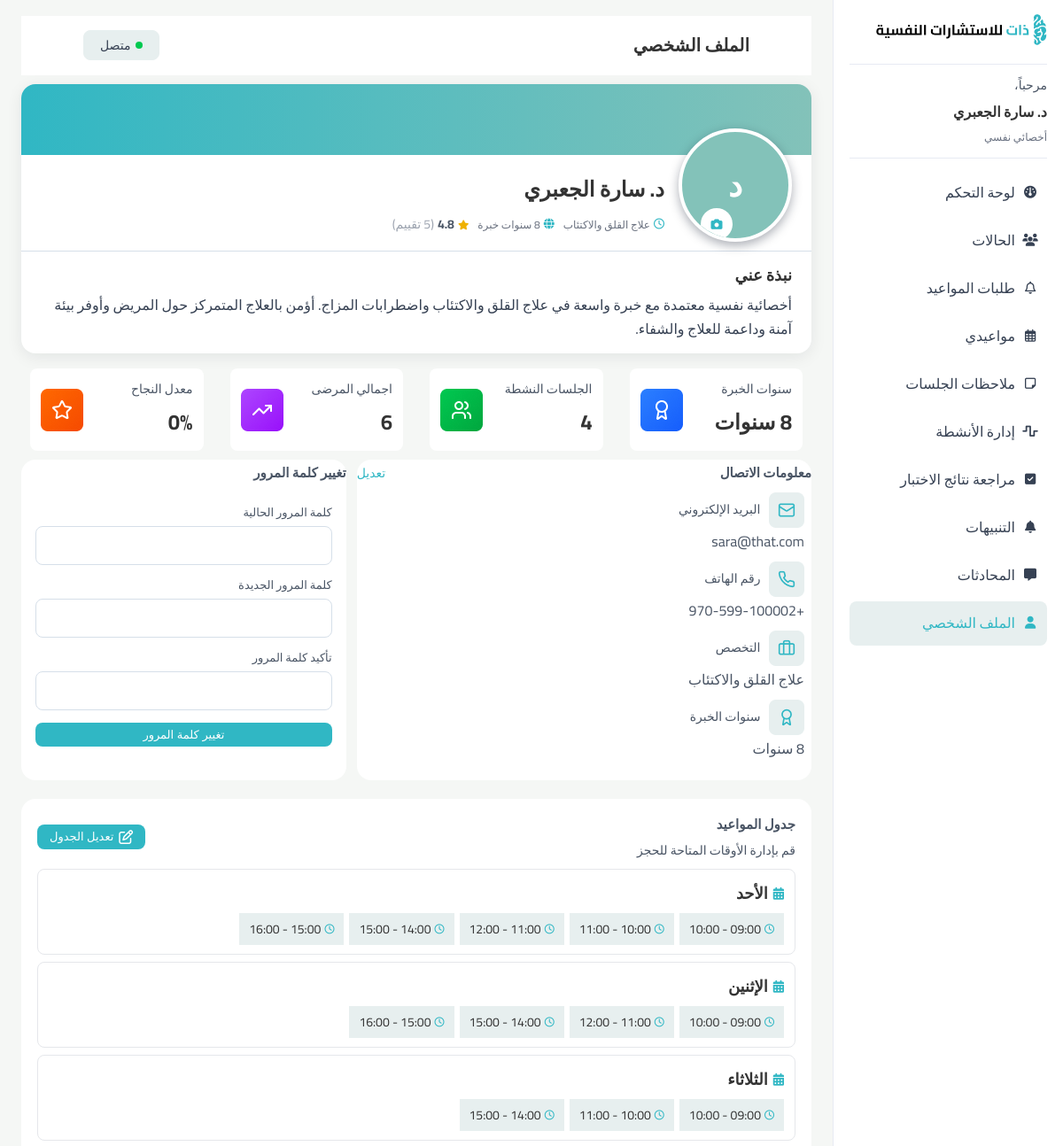
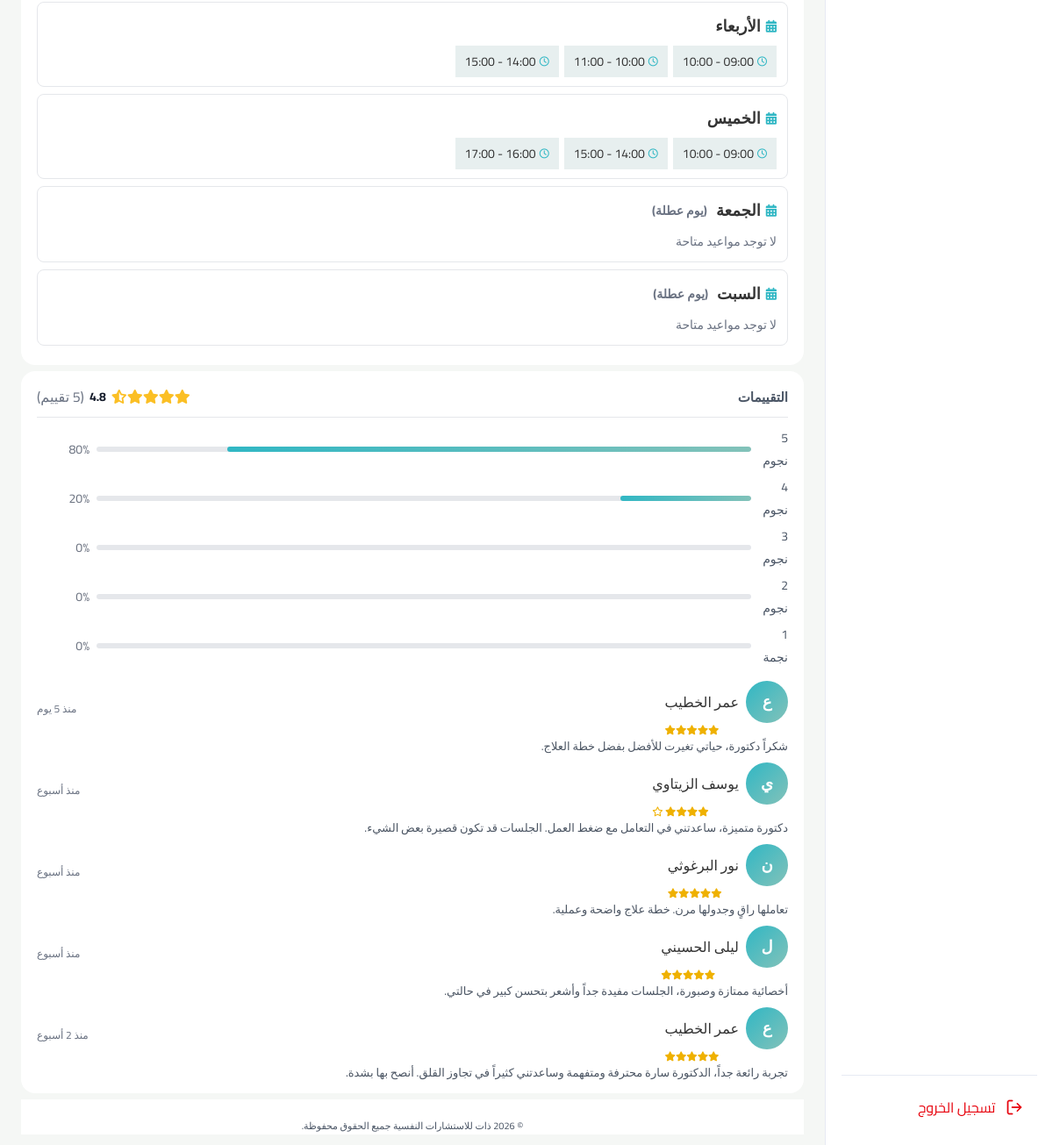
Page /therapist/profile/index.php (signed in) on the committed database (2 pictures, top to bottom).
### tables this page shows
CREATE TABLE therapists (
    therapist_id INT,
    specialization VARCHAR(150) NOT NULL,
    bio TEXT NOT NULL,
    certification VARCHAR(50) NOT NULL,
    experience_years TINYINT UNSIGNED NULL,
    rating DECIMAL(3, 1) NULL DEFAULT 0.0,
    rating_count INT UNSIGNED NOT NULL DEFAULT 0,
    PRIMARY KEY (therapist_id),
    CONSTRAINT fk_therapist_user FOREIGN KEY (therapist_id) REFERENCES users (user_id) ON DELETE CASCADE ON UPDATE CASCADE
);

CREATE TABLE users (
    user_id INT AUTO_INCREMENT,
    name VARCHAR(100) NOT NULL,
    username VARCHAR(60) NOT NULL UNIQUE,
    email VARCHAR(150) NOT NULL UNIQUE,
    password VARCHAR(255) NOT NULL,
    phone VARCHAR(20) NULL,
    avatar VARCHAR(255) NULL,
    role VARCHAR(20) NOT NULL CHECK (role IN ('CLIENT', 'THERAPIST', 'ADMIN')),
    is_active TINYINT (1) DEFAULT 1,
    created_at DATETIME NOT NULL DEFAULT CURRENT_TIMESTAMP,
    updated_at DATETIME NOT NULL DEFAULT CURRENT_TIMESTAMP ON UPDATE CURRENT_TIMESTAMP,
    PRIMARY KEY (user_id)
);

CREATE TABLE therapist_availability (
    availability_id INT AUTO_INCREMENT,
    therapist_id INT,
    day_of_week VARCHAR(10) NOT NULL CHECK (
        day_of_week IN (
            'SUNDAY',
            'MONDAY',
            'TUESDAY',
            'WEDNESDAY',
            'THURSDAY',
            'FRIDAY',
            'SATURDAY'
        )
    ),
    start_time TIME NOT NULL,
    end_time TIME NOT NULL,
    is_active TINYINT (1) NOT NULL DEFAULT 1,
    PRIMARY KEY (availability_id),
    CONSTRAINT fk_avail_therapist FOREIGN KEY (therapist_id) REFERENCES therapists (therapist_id) ON DELETE CASCADE ON UPDATE CASCADE
);

CREATE TABLE therapist_reviews (
    review_id INT AUTO_INCREMENT,
    therapist_id INT NOT NULL,
    client_id INT NOT NULL,
    rating TINYINT UNSIGNED NOT NULL CHECK (rating BETWEEN 1 AND 5),
    comment TEXT NULL,
    created_at DATETIME NOT NULL DEFAULT CURRENT_TIMESTAMP,
    PRIMARY KEY (review_id),
    CONSTRAINT fk_review_therapist FOREIGN KEY (therapist_id) REFERENCES therapists (therapist_id) ON DELETE CASCADE ON UPDATE CASCADE,
    CONSTRAINT fk_review_client FOREIGN KEY (client_id) REFERENCES clients (client_id) ON DELETE CASCADE ON UPDATE CASCADE
);

### therapist/profile/index.php (the view, shortened to what this page needs)
<?php
require_once __DIR__ . '/../../connection.php';
$user_id      = $_SESSION['user_id'];
$therapist_id = $user_id;
$stmt = $conn->prepare("
    SELECT u.name, u.email, u.phone, u.avatar,
           t.specialization, t.bio, t.certification,
           t.experience_years, t.rating, t.rating_count
    FROM users u
    JOIN therapists t ON t.therapist_id = u.user_id
    WHERE u.user_id = ?
");
$stmt->bind_param("i", $user_id);
$stmt->execute();
$profile = $stmt->get_result()->fetch_assoc();
$stmt = $conn->prepare("SELECT COUNT(*) AS cnt FROM appointments WHERE therapist_id = ? AND status = 'CONFIRMED'");
$stmt->bind_param("i", $therapist_id);
$stmt->execute();
$active_sessions = $stmt->get_result()->fetch_assoc()['cnt'];
$stmt = $conn->prepare("SELECT COUNT(DISTINCT client_id) AS cnt FROM cases WHERE therapist_id = ?");
$stmt->bind_param("i", $therapist_id);
$stmt->execute();
$total_patients = $stmt->get_result()->fetch_assoc()['cnt'];
$stmt = $conn->prepare("
    SELECT
        COUNT(CASE WHEN status = 'RECOVERED' THEN 1 END) AS recovered,
        COUNT(*) AS total
    FROM cases
    WHERE therapist_id = ? AND status != 'NEW'
");
$stmt->bind_param("i", $therapist_id);
$stmt->execute();
$sr = $stmt->get_result()->fetch_assoc();
$success_rate = ($sr['total'] > 0) ? round(($sr['recovered'] / $sr['total']) * 100) : 0;
$dayOrder = ['SUNDAY','MONDAY','TUESDAY','WEDNESDAY','THURSDAY','FRIDAY','SATURDAY'];
$dayNames = [
    'SUNDAY'    => 'الأحد',
    'MONDAY'    => 'الإثنين',
    'TUESDAY'   => 'الثلاثاء',
    'WEDNESDAY' => 'الأربعاء',
    'THURSDAY'  => 'الخميس',
    'FRIDAY'    => 'الجمعة',
    'SATURDAY'  => 'السبت',
];
$stmt = $conn->prepare("
    SELECT day_of_week, start_time, end_time
    FROM therapist_availability
    WHERE therapist_id = ? AND is_active = 1
    ORDER BY FIELD(day_of_week, 'SUNDAY','MONDAY','TUESDAY','WEDNESDAY','THURSDAY','FRIDAY','SATURDAY'), start_time
");
$stmt->bind_param("i", $therapist_id);
$stmt->execute();
$availRes = $stmt->get_result();
$schedule = [];
foreach ($dayOrder as $d) $schedule[$d] = [];
while ($row = $availRes->fetch_assoc()) {
    $schedule[$row['day_of_week']][] = $row;
}
$stmt = $conn->prepare("
    SELECT r.rating, r.comment, r.created_at, u.name AS reviewer_name
    FROM therapist_reviews r
    JOIN users u ON u.user_id = r.client_id
    WHERE r.therapist_id = ?
    ORDER BY r.created_at DESC
    LIMIT 10
");
$stmt->bind_param("i", $therapist_id);
$stmt->execute();
$reviewsRes = $stmt->get_result();
$reviews = [];
while ($row = $reviewsRes->fetch_assoc()) {
    $reviews[] = $row;
}
$ratingDist = [5 => 0, 4 => 0, 3 => 0, 2 => 0, 1 => 0];
if ($profile['rating_count'] > 0) {
    $stmt = $conn->prepare("
        SELECT rating, COUNT(*) AS cnt
        FROM therapist_reviews
        WHERE therapist_id = ?
        GROUP BY rating
    ");
    $stmt->bind_param("i", $therapist_id);
    $stmt->execute();
    $distRes = $stmt->get_result();
    while ($row = $distRes->fetch_assoc()) {
        $ratingDist[(int)$row['rating']] = (int)$row['cnt'];
    }
}
$totalReviews = array_sum($ratingDist);
$initial = mb_substr($profile['name'], 0, 1, 'UTF-8');
function timeAgo($datetime) {
    $now  = new DateTime();
    $past = new DateTime($datetime);
    $diff = $now->diff($past);
    if ($diff->d >= 14) return 'منذ ' . floor($diff->d / 7) . ' أسبوع';
    if ($diff->d >= 7) return 'منذ أسبوع';
    if ($diff->d > 0) return 'منذ ' . $diff->d . ' يوم';
    return 'منذ قليل';
}
?>
<!DOCTYPE html>
<html lang="ar" dir="rtl">
<head>
  <link rel="stylesheet" href="https://cdnjs.cloudflare.com/ajax/libs/font-awesome/6.5.1/css/all.min.css" />
  <link rel="stylesheet" href="../thirapist.css">
  <link rel="stylesheet" href="../total.css" />
  <link rel="stylesheet" href="style.css" />
</head>
<body>
  <div class="app">
    <?php include "../layouts/sidebar.php"; ?>
    <main class="main">
      <header class="main-header">
        <h1 class="page-title">الملف الشخصي</h1>
        <button class="status-btn">
          <span class="status-dot"></span>
          متصل
        </button>
      </header>
      <section class="profile-hero dash-card">
        <div class="profile-hero-main">
          <div class="profile-hero-info">
            <div class="profile-name-row">
              <h2 class="doctor-name"><?= htmlspecialchars($profile['name']) ?></h2>
            </div>
            <div class="doctor-meta-row">
              <div class="meta-item">
                <i class="fa-regular fa-clock"></i>
                <span><?= htmlspecialchars($profile['specialization']) ?></span>
              </div>
              <div class="meta-item">
                <i class="fa-solid fa-globe"></i>
                <span><?= (int)$profile['experience_years'] ?> سنوات خبرة</span>
              </div>
              <div class="doctor-rating">
                <span class="stars">
                  <i class="fa-solid fa-star"></i>
                </span>
                <span class="rating-value"><?= number_format((float)$profile['rating'], 1) ?></span>
                <span class="rating-count">(<?= (int)$profile['rating_count'] ?> تقييم)</span>
              </div>
            </div>
          </div>
          <div class="profile-hero-avatar">
            <div class="avatar-circle-lg">
              <span class="avatar-initial" <?= $profile['avatar'] ? 'style="display:none"' : '' ?>><?= $initial ?></span>
              <button type="button" class="avatar-change-btn">
                <i class="fa-solid fa-camera"></i>
              </button>
            </div>
          </div>
        </div>
        <div class="profile-hero-bio">
          <h3 class="bio-title">نبذة عني</h3>
          <p class="bio-text">
            <?= nl2br(htmlspecialchars($profile['bio'])) ?>
          </p>
        </div>
      </section>
      <section class="profile-stats-row">
        <div class="profile-stat-card">
          <div class="stat-text">
            <div class="stat-label">سنوات الخبرة</div>
            <div class="stat-value"><?= (int)$profile['experience_years'] ?> سنوات</div>
          </div>
          <div class="stat-icon">
            <img src="./img/خبرات .png" alt="سنوات الخبرة">
          </div>
        </div>
        <div class="profile-stat-card">
          <div class="stat-text">
            <div class="stat-label">الجلسات النشطة</div>
            <div class="stat-value"><?= $active_sessions ?></div>
          </div>
          <div class="stat-icon"><img src="./img/جلسات الانشطة.png" alt="الجلسات النشطة"></div>
        </div>
        <div class="profile-stat-card">
          <div class="stat-text">
            <div class="stat-label">اجمالي المرضى</div>
            <div class="stat-value"><?= $total_patients ?></div>
          </div>
          <div class="stat-icon"><img src="./img/اجمالي المرضى.png" alt="اجمالي المرضى"></div>
        </div>
        <div class="profile-stat-card">
          <div class="stat-text">
            <div class="stat-label">معدل النجاح</div>
            <div class="stat-value"><?= $success_rate ?>%</div>
          </div>
          <div class="stat-icon"><img src="./img/معدل النجاح .png" alt="معدل النجاح"></div>
        </div>
      </section>
      <section class="profile-middle-row">
        <section class="dash-card contact-card">
          <header class="card-header">
            <h3>معلومات الاتصال</h3>
            <button class="link-btn" id="editProfileBtn">تعديل</button>
          </header>
          <div class="contact-grid">
            <div class="contact-item">
              <img class="img" src="./img/البريد الاكتروني.png" alt="البريد الإلكتروني">
              <div class="label">البريد الإلكتروني</div>
              <div class="value" id="displayEmail"><?= htmlspecialchars($profile['email']) ?></div>
            </div>
            <div class="contact-item">
              <img class="img" src="./img/رقم الهاتف.png" alt="رقم الهاتف">
              <div class="label">رقم الهاتف</div>
              <div class="value" id="displayPhone"><?= htmlspecialchars($profile['phone'] ?? '-') ?></div>
            </div>
            <div class="contact-item">
              <img class="img" src="./img/التخصص.png" alt="التخصص">
              <div class="label">التخصص</div>
              <div class="value" id="displaySpec"><?= htmlspecialchars($profile['specialization']) ?></div>
            </div>
            <div class="contact-item">
              <img class="img" src="./img/سنوات الخبرة.png" alt="سنوات الخبرة">
              <div class="label">سنوات الخبرة</div>
              <div class="value" id="displayExp"><?= (int)$profile['experience_years'] ?> سنوات</div>
            </div>
          </div>
        </section>
        <section class="dash-card plan-card">
          <header class="card-header">
            <h3>تغيير كلمة المرور</h3>
          </header>
          <form id="passwordForm" class="password-form">
            <div class="form-group">
              <label>كلمة المرور الحالية</label>
              <input type="password" name="current_password" required>
            </div>
            <div class="form-group">
              <label>كلمة المرور الجديدة</label>
              <input type="password" name="new_password" required minlength="6">
            </div>
            <div class="form-group">
              <label>تأكيد كلمة المرور</label>
              <input type="password" name="confirm_password" required minlength="6">
            </div>
            <button type="submit" class="btn-secondary">تغيير كلمة المرور</button>
            <div id="passwordMsg" class="form-msg"></div>
          </form>
        </section>
      </section>
      <section class="dash-card schedule-card">
        <header class="card-header schedule-header">
          <div>
            <h3>جدول المواعيد</h3>
            <p class="schedule-sub">قم بإدارة الأوقات المتاحة للحجز</p>
          </div>
          <button id="editScheduleBtn" class="btn-secondary">
            <i class="fa-regular fa-pen-to-square"></i>
            تعديل الجدول
          </button>
        </header>
        <div id="scheduleContainer">
          <?php foreach ($dayOrder as $day):
            $slots   = $schedule[$day];
            $isOff   = empty($slots);
            $offDays = ['FRIDAY', 'SATURDAY'];
          ?>
          <div class="schedule-day <?= ($isOff && in_array($day, $offDays)) ? 'off-day' : '' ?>"
               data-day="<?= $day ?>">
            <div class="day-name">
              <i class="fa-solid fa-calendar-days"></i>
              <span><?= $dayNames[$day] ?></span>
              <?php if ($isOff && in_array($day, $offDays)): ?>
                <span class="off-note">(يوم عطلة)</span>
              <?php endif; ?>
            </div>
            <div class="day-slots">
              <?php if (!empty($slots)): ?>
                <?php foreach ($slots as $slot):
                  $st = substr($slot['start_time'], 0, 5);
                  $et = substr($slot['end_time'], 0, 5);
                ?>
                <span class="slot-pill" data-start="<?= $st ?>" data-end="<?= $et ?>">
                  <i class="fa-regular fa-clock"></i>
                  <?= $st ?> - <?= $et ?>
                </span>
                <?php endforeach; ?>
              <?php else: ?>
                <span class="no-slots">لا توجد مواعيد متاحة</span>
              <?php endif; ?>
            </div>
          </div>
          <?php endforeach; ?>
        </div>
      </section>
      <section class="dash-card reviews-card">
        <header class="card-header reviews-header">
          <h3>التقييمات</h3>
          <div class="reviews-summary">
            <span class="stars big">
              <?php
              $fullStars = floor((float)$profile['rating']);
              $half = ((float)$profile['rating'] - $fullStars) >= 0.5;
              for ($i = 0; $i < $fullStars; $i++) echo '<i class="fa-solid fa-star"></i>';
              if ($half) echo '<i class="fa-solid fa-star-half-stroke"></i>';
              ?>
            </span>
            <span class="total-rating"><?= number_format((float)$profile['rating'], 1) ?></span>
            <span class="reviews-count">(<?= (int)$profile['rating_count'] ?> تقييم)</span>
          </div>
        </header>
        <div class="reviews-body">
          <div class="rating-bars">
            <?php for ($star = 5; $star >= 1; $star--):
              $pct = $totalReviews > 0 ? round(($ratingDist[$star] / $totalReviews) * 100) : 0;
              $label = $star === 1 ? 'نجمة' : 'نجوم';
            ?>
            <div class="rating-row">
              <span class="rating-percent"><?= $star ?> <?= $label ?></span>
              <div class="rating-bar">
                <div class="rating-fill" style="width: <?= $pct ?>%"></div>
              </div>
              <span class="rating-label"><?= $pct ?>%</span>
            </div>
            <?php endfor; ?>
          </div>
          <div class="reviews-list">
            <?php if (empty($reviews)): ?>
              <p class="no-reviews-text">لا توجد تقييمات حتى الآن</p>
            <?php else: ?>
              <?php foreach ($reviews as $rev):
                $revInitial = mb_substr($rev['reviewer_name'], 0, 1, 'UTF-8');
                $fullStarsRev = (int)$rev['rating'];
              ?>
              <article class="review-item">
                <div class="review-header">
                  <div class="review-header-main">
                    <div class="reviewer-name-row">
                      <span class="reviewer-name"><?= htmlspecialchars($rev['reviewer_name']) ?></span>
                      <div class="case-avatar"><?= $revInitial ?></div>
                    </div>
                    <span class="review-stars">
                      <?php for ($i = 0; $i < $fullStarsRev; $i++) echo '<i class="fa-solid fa-star"></i>'; ?>
                      <?php for ($i = $fullStarsRev; $i < 5; $i++) echo '<i class="fa-regular fa-star"></i>'; ?>
                    </span>
                  </div>
                  <div class="review-time"><?= timeAgo($rev['created_at']) ?></div>
                </div>
                <?php if ($rev['comment']): ?>
                  <p class="review-text"><?= nl2br(htmlspecialchars($rev['comment'])) ?></p>
                <?php endif; ?>
              </article>
              <?php endforeach; ?>
            <?php endif; ?>
          </div>
        </div>
      </section>
      <footer class="main-footer">
        &copy; 2026 ذات للاستشارات النفسية جميع الحقوق محفوظة.
      </footer>
    </main>
  </div>
</body>
</html>

### rows in the picture
therapists: therapist_id.name "د. سارة الجعبري", specialization "علاج القلق والاكتئاب", rating "4.8", therapist_id.name "د", bio "أخصائية نفسية معتمدة مع خبرة واسعة في علاج القلق والاكتئاب واضطرابات المزاج. أؤمن بالعلاج المتمركز حول المريض وأوفر بيئة آمنة وداعمة للعلاج والشفاء.", therapist_id.email "sara@that.com", therapist_id.phone "+970-599-100002", experience_years "8"
therapist_availability: end_time "10:00"
therapist_availability: end_time "11:00"
therapist_availability: end_time "12:00"
therapist_availability: end_time "15:00"
therapist_availability: end_time "16:00"
therapist_availability: end_time "10:00"
therapist_availability: end_time "12:00"
therapist_availability: end_time "15:00"
therapist_availability: end_time "16:00"
therapist_availability: end_time "10:00"
therapist_availability: end_time "11:00"
therapist_availability: end_time "15:00"
therapist_availability: end_time "10:00"
therapist_availability: end_time "11:00"
therapist_availability: end_time "15:00"
therapist_availability: end_time "10:00"
therapist_availability: end_time "15:00"
therapist_availability: end_time "17:00"
therapist_reviews: users.name "عمر الخطيب", users.name "ع", rating 5 (drawn), created_at "منذ 5 يوم", comment "شكراً دكتورة، حياتي تغيرت للأفضل بفضل خطة العلاج."
therapist_reviews: users.name "يوسف الزيتاوي", users.name "ي", rating 4 (drawn), created_at "منذ أسبوع", comment "دكتورة متميزة، ساعدتني في التعامل مع ضغط العمل. الجلسات قد تكون قصيرة بعض الشيء."
therapist_reviews: users.name "نور البرغوثي", users.name "ن", rating 5 (drawn), created_at "منذ أسبوع", comment "تعاملها راقٍ وجدولها مرن. خطة علاج واضحة وعملية."
therapist_reviews: users.name "ليلى الحسيني", users.name "ل", rating 5 (drawn), created_at "منذ أسبوع", comment "أخصائية ممتازة وصبورة، الجلسات مفيدة جداً وأشعر بتحسن كبير في حالتي."
therapist_reviews: users.name "عمر الخطيب", users.name "ع", rating 5 (drawn), created_at "منذ 2 أسبوع", comment "تجربة رائعة جداً، الدكتورة سارة محترفة ومتفهمة وساعدتني كثيراً في تجاوز القلق. أنصح بها بشدة."

### other values in the picture
$_SESSION['user_name'] "د. سارة الجعبري"
$active_sessions "4"
$total_patients "6"
$success_rate "0"
$dayNames[$day] "الأحد"
$dayNames[$day] "الإثنين"
$dayNames[$day] "الثلاثاء"
$dayNames[$day] "الأربعاء"
$dayNames[$day] "الخميس"
$dayNames[$day] "الجمعة"
$dayNames[$day] "السبت"
$label "نجوم"
$pct "80"
$pct "20"
$pct "0"
